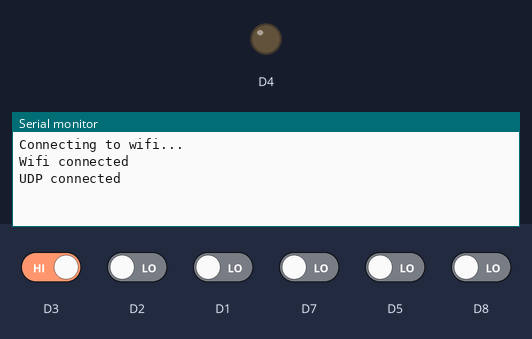
Recording of a sketch running on a simulated ESP8266 (Wemos D1 mini). On the bench: output pins drawn as LEDs (lit = HIGH), the last lines printed to the serial monitor. Inputs (shaded band) come from the test bench; at power-on: D3 HIGH, D1, D2, D5, D7, D8 LOW. WiFi joins after 1.5 s; servers stay silent unless stated.

Above: at 2.7 s.
2.8 s: D3 driven LOW
At 3.7 s:
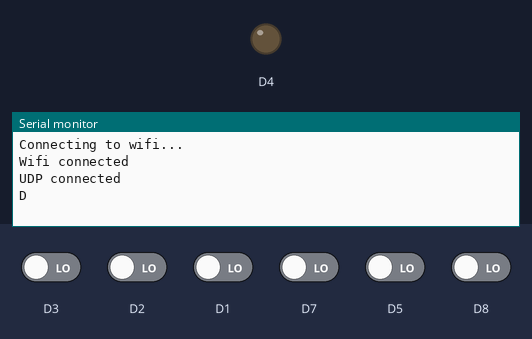
4.3 s: D2 driven HIGH
At 4.9 s:
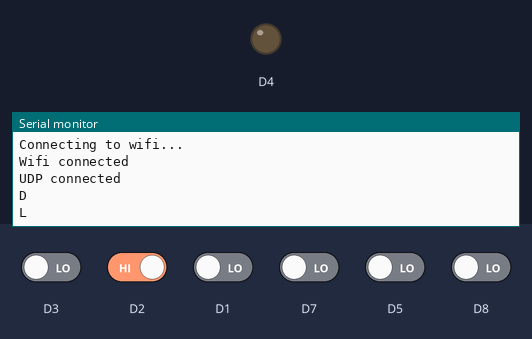
5.8 s: D1 driven HIGH
At 7.0 s:
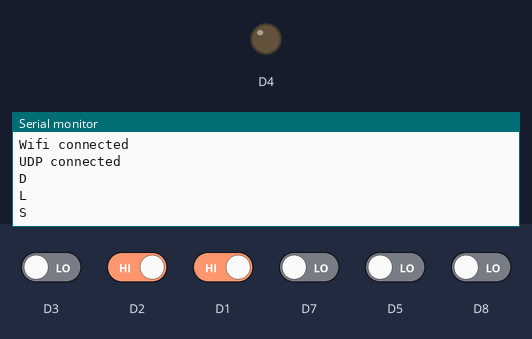
7.3 s: D7 driven HIGH
At 8.3 s:
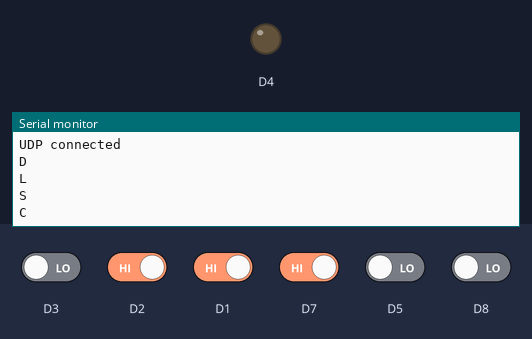
8.8 s: D5 driven HIGH
At 9.5 s:
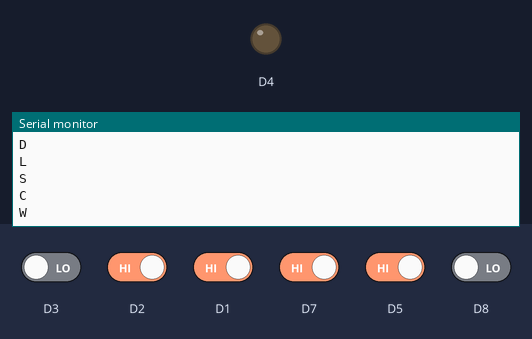
10.3 s: D8 driven HIGH
At 10.6 s:
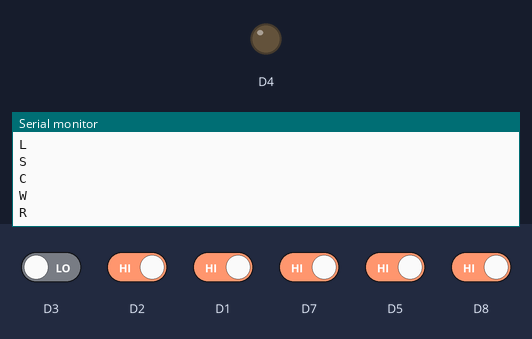

The sketch:

remote.ino
```cpp
/********************************************************
 * This sketch is intended to be run on a wemos D1 mini.
 *     I shall add a schematic when I get a moment.
 ********************************************************/

#include <ESP8266WiFi.h>
#include <WiFiUdp.h>

WiFiUDP udp;
unsigned int localudpPort = 4210;

String remoteIp = "192.168.0.65";
unsigned int remoteudpPort = 5005;

const char* ssid = "Orphan";
const char* password = "Endorphin";

char packetBuffer[255];
int packetBufferIndex = 0;

long unsigned int lastInterrupt = 0;
long unsigned int debounceTime = 250;

void setup() {
    Serial.begin(9600);
    Serial.println("Connecting to wifi...");
    WiFi.begin(ssid, password);
    while (WiFi.status() != WL_CONNECTED)
    {
        delay(100);
    }
    Serial.println("Wifi connected");
    pinMode(D4, OUTPUT);
    pinMode(D6, INPUT);

    digitalWrite(D4, LOW);
    udp.begin(remoteudpPort);
    Serial.println("UDP connected");
    attachInterrupt(D7, pinD7Interrupt, RISING);
    attachInterrupt(D1, pinD1Interrupt, RISING);
    attachInterrupt(D2, pinD2Interrupt, RISING);
    attachInterrupt(D8, pinD8Interrupt, RISING);
    attachInterrupt(D5, pinD5Interrupt, RISING);
    attachInterrupt(D3, pinD3Interrupt, FALLING);
}

void pinD7Interrupt() {
    if (lastInterrupt + debounceTime < millis()) {
        Serial.println("C");
        packetBuffer[packetBufferIndex++] = 'C';
        lastInterrupt = millis();
    }
}

void pinD1Interrupt() {
    if (lastInterrupt + debounceTime < millis()) {
        Serial.println("S");
        packetBuffer[packetBufferIndex++] = 'S';
        lastInterrupt = millis();
    }
}

void pinD2Interrupt() {
    if (lastInterrupt + debounceTime < millis()) {
        Serial.println("L");
        packetBuffer[packetBufferIndex++] = 'L';
        lastInterrupt = millis();
    }
}

void pinD3Interrupt() {
    if (lastInterrupt + debounceTime < millis()) {
        Serial.println("D");
        packetBuffer[packetBufferIndex++] = 'D';
        lastInterrupt = millis();
    }
}

void pinD8Interrupt() {
    if (lastInterrupt + debounceTime < millis()) {
        Serial.println("R");
        packetBuffer[packetBufferIndex++] = 'R';
        lastInterrupt = millis();
    }
}

void pinD5Interrupt() {
    if (lastInterrupt + debounceTime < millis()) {
        Serial.println("W");
        packetBuffer[packetBufferIndex++] = 'W';
        lastInterrupt = millis();
    }
}

void loop() {
    if (packetBufferIndex != 0) {
        udp.beginPacket(remoteIp.c_str(),remoteudpPort);
        //noInterrupts();
        udp.write(packetBuffer, packetBufferIndex);
        packetBufferIndex = 0;
        //interrupts();;
        udp.endPacket();
    }
}
```

Measured:
- after the input at 2.8 s, the serial monitor: prints a new line at once (image 1)
- after the input at 4.3 s, the serial monitor: prints a new line at once (image 2)
- after the input at 5.8 s, the serial monitor: prints a new line at once (image 3)
- after the input at 7.3 s, the serial monitor: prints a new line at once (image 4)
- after the input at 8.8 s, the serial monitor: prints a new line at once (image 5)
- after the input at 10.3 s, the serial monitor: prints a new line at once (image 6)
